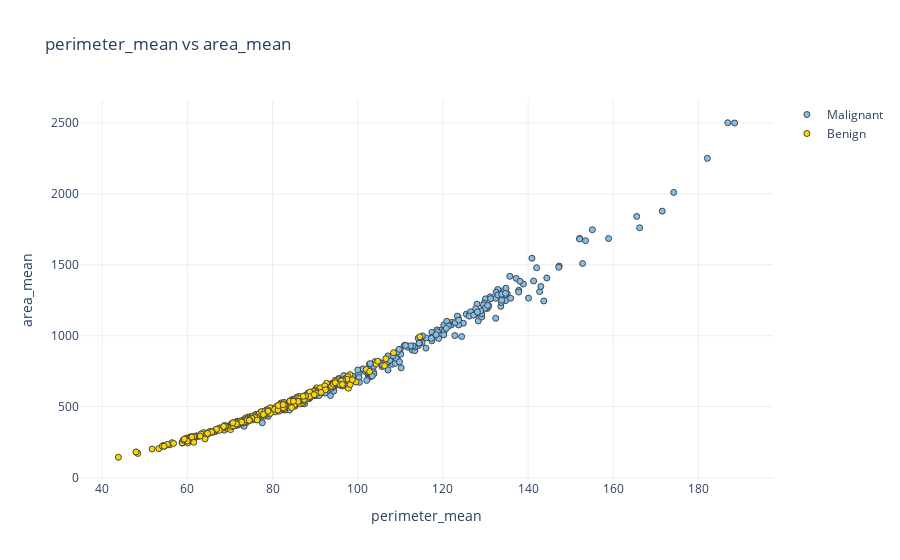

The notebook cell this image was saved under:
### Code cell
plot_feat1_feat2('perimeter_mean','area_mean')

### Figure 1 — Plotly figure (JSON) as saved in the notebook; plotly's stock layout.template omitted (floating-point values rounded to 4 significant figures; data arrays with more than 128 entries replaced by an {"elided": "..."} marker saying what was removed)
{"data": [{"marker": {"color": "#7EC0EE", "line": {"width": 1}}, "mode": "markers", "name": "Malignant", "type": "scatter", "x": {"elided": "212 float values"}, "y": {"elided": "212 float values"}}, {"marker": {"color": "#FFD700", "line": {"width": 1}}, "mode": "markers", "name": "Benign", "type": "scatter", "x": {"elided": "357 float values"}, "y": {"elided": "357 float values"}}], "layout": {"paper_bgcolor": "white", "plot_bgcolor": "white", "title": {"text": "perimeter_mean vs area_mean"}, "xaxis": {"gridcolor": "#eee", "showgrid": true, "title": {"text": "perimeter_mean"}, "zeroline": false}, "yaxis": {"gridcolor": "#eee", "showgrid": true, "title": {"text": "area_mean"}, "zeroline": false}}}
